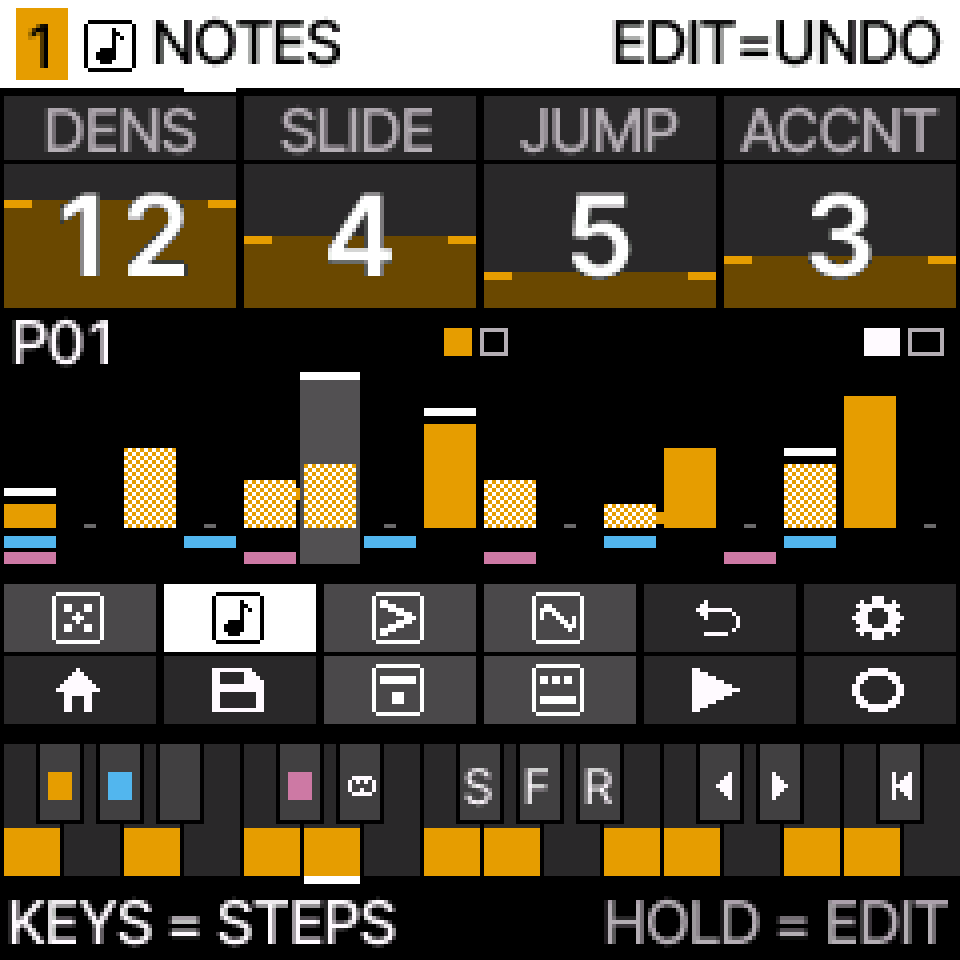
#> input picture docs/design/ui_review/proposals/v10/out/v10_dice_4x.png, 960 x 960 px, given in place of v10_playing.png, which was not available
$ python sheets_v10.py
#> lines starting #> are read from the running program, lines starting #| are printed output that depends on the picture
# SPDX-License-Identifier: GPL-3.0-only
"""sheets_v9.py: contact sheets for the owner (captions are annotation, not screen text)."""
from PIL import Image, ImageDraw, ImageFont
FB = ImageFont.truetype("/usr/share/fonts/truetype/dejavu/DejaVuSans-Bold.ttf", 22)
FR = ImageFont.truetype("/usr/share/fonts/truetype/dejavu/DejaVuSans.ttf", 17)


def sheet(out, items, cols=3, k=2):
#> called with out = 'S_v10_main.png', cols = 3, k = 2
    cw = 240 * k + 40
    rows = (len(items) + cols - 1) // cols
    S = Image.new("RGB", (24 + cols * cw, rows * (240 * k + 100) + 20), (236, 234, 228))
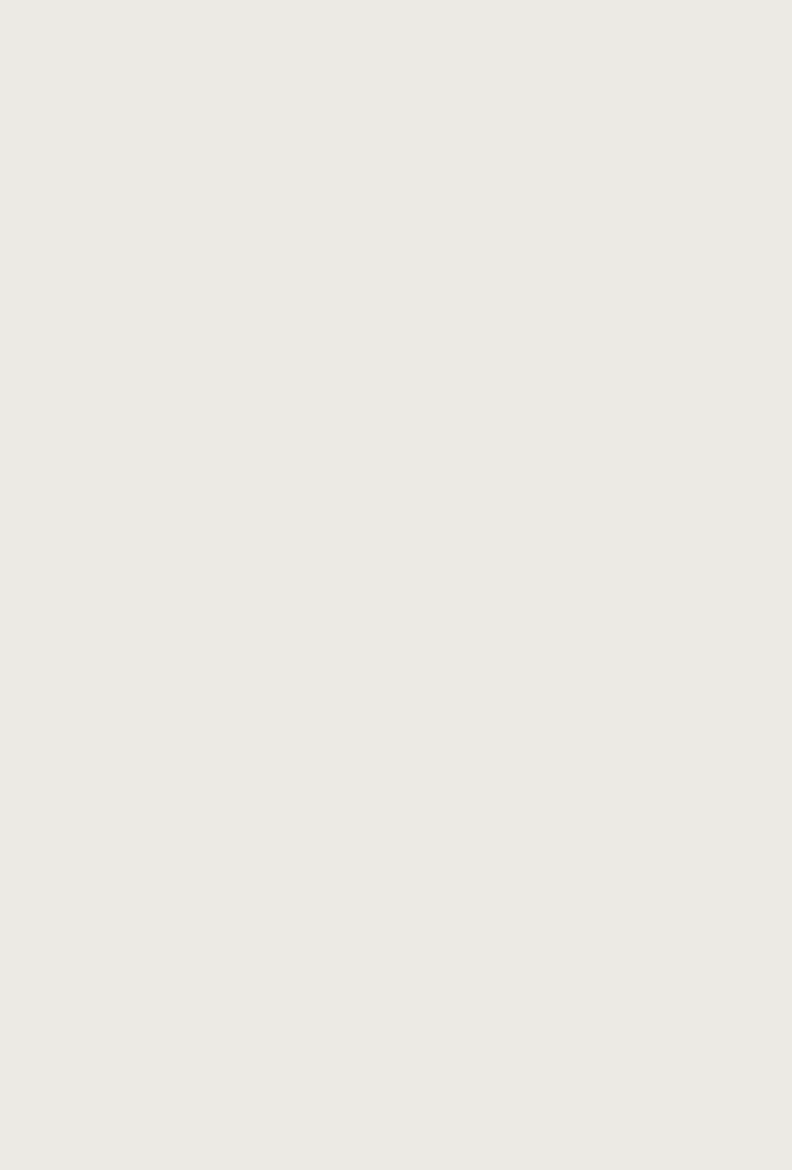
#> S: PIL image 1584x2340 RGB (shown at 1/2 size); mean R, G, B 236, 234, 228
    d = ImageDraw.Draw(S)
    for n, (f, c, sub) in enumerate(items):
        x = 24 + (n % cols) * cw
        y = 20 + (n // cols) * (240 * k + 100)
        d.text((x, y), c, font=FB, fill=(20, 20, 20))
        d.text((x, y + 28), sub, font=FR, fill=(90, 90, 90))
        S.paste(Image.open("out/v10_%s.png" % f).resize((240 * k, 240 * k), Image.NEAREST), (x, y + 58))
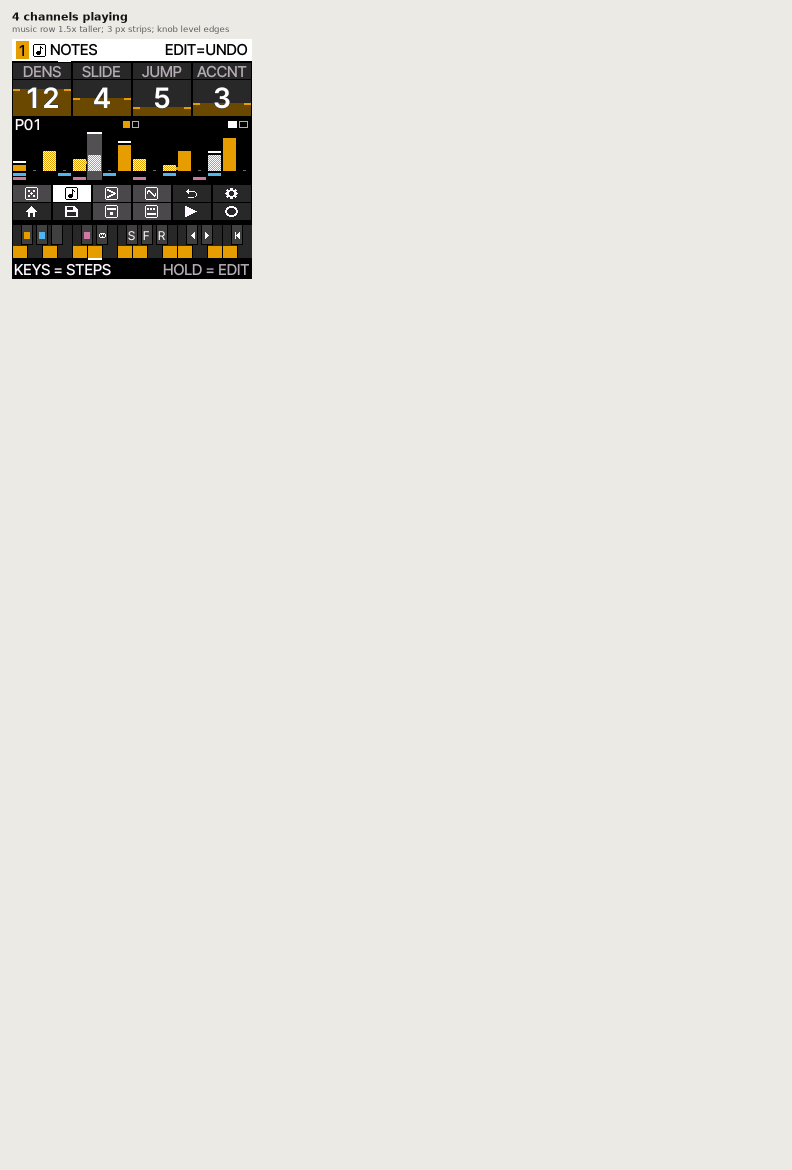
#> S: PIL image 1584x2340 RGB (shown at 1/2 size); mean R, G, B 225.9, 223.6, 217.2
#> pass 2 of the loop in sheet, `for n, (f, c, sub) in enumerate(items):`:
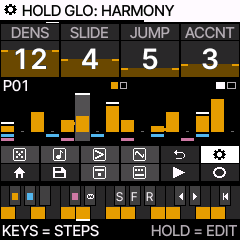
#> input picture docs/design/ui_review/proposals/v10/out/v10_hold_glo.png, 240 x 240 px, given in place of v10_dice.png, which was not available
#> in sheet, `S.paste(Image.open("out/v10_%s.png" % f).resize((240 * k, 240 * k), Im..`:
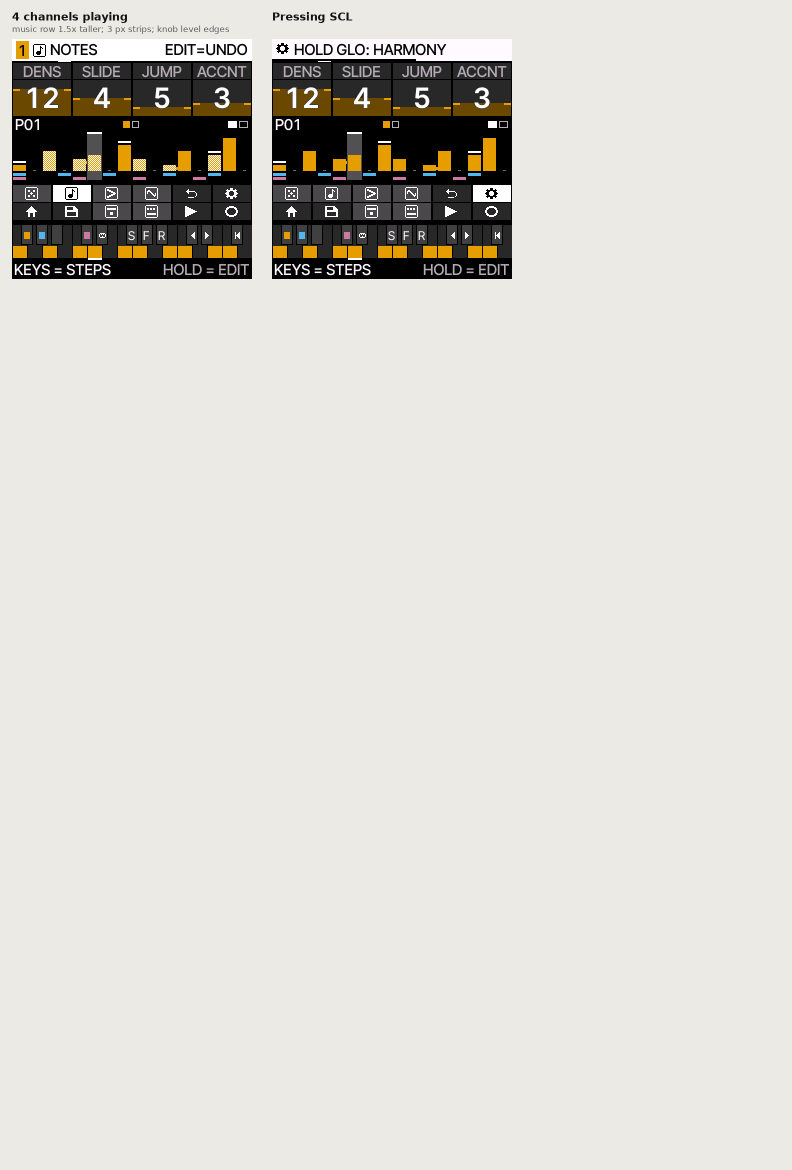
#> S: PIL image 1584x2340 RGB (shown at 1/2 size); mean R, G, B 215.9, 213.2, 206.3
    S.save("out/" + out)


#> (the run stopped early here; a loop or call above may not have finished)
